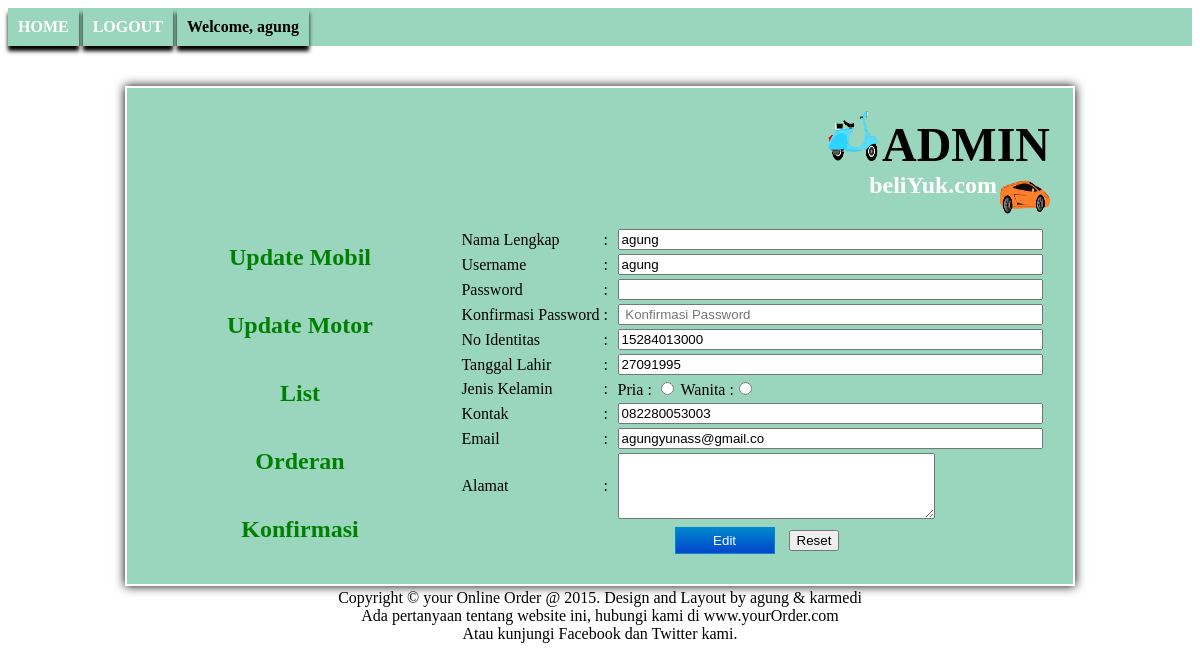
The app's page /Admin/haladmin.php?page=edit_user&username=agung (signed in) with its own data.
### tables this page shows
CREATE TABLE IF NOT EXISTS `akun_user` (
  `nama` varchar(20) NOT NULL,
  `username` varchar(20) NOT NULL,
  `Password` varchar(20) NOT NULL,
  `no_id` varchar(20) NOT NULL,
  `tgl_lahir` varchar(8) NOT NULL,
  `jenis_kelamin` varchar(10) NOT NULL,
  `kontak` varchar(15) NOT NULL,
  `email` varchar(20) NOT NULL,
  `alamat` varchar(100) NOT NULL
);

### Admin/edit_user.php (the view, shortened to what this page needs)
<?php
if(isset($_SESSION['login']))
{
	$query = "select * from akun_user where username='".$_GET['username']."'";
	$hasil = mysql_query($query) or die (mysql_error());
						if($hasil){
									$data = mysql_fetch_array($hasil);
?>
						<table border="0" align= "center">
						<form action="proses_edit.php" method="post">
						<tr>
									<td align="left">
										<label> Nama Lengkap</label>
									</td>
									<td width="10">:</td>
									<td>
										<input type="text" name="nama" value="<?php echo $data['nama']; ?>" size="50"><br>
									</td>
								</tr>
								<tr>
									<td align="left">
									<label> Username</label>
										</td>
										<td width="10">:</td>
									<td>
										<input type="text" name="username" value="<?php echo $data['username']; ?>" size="50"><br>
									</td>
								</tr>
								<tr>
									<td align="left">
									<label> Password</label>
										</td>
										<td width="10">:</td>
									<td>
										<input type="password" name="password" value="<?php echo $data['password']; ?>" size="50"><br>
									</td>
								</tr>
								<tr>
									<td align="left">
									<label> Konfirmasi Password</label>
										</td>
										<td width="10">:</td>
									<td>
										<input type="password" name="confirm" placeholder=" Konfirmasi Password " size="50"><br>
									</td>
								</tr>
								<tr>
									<td align="left">
									 <label> No Identitas </label><br>
									</td>
									<td width="10">:</td>
									<td>
									<input type="text" name="no_id" value="<?php echo $data['no_id']; ?>" size="50"><br>
									</td>
								</tr>
								<tr>
									<td align="left">
										<label>Tanggal Lahir </label>
									</td>
									<td width="10">:</td>
									<td>
									<input type="text" name="tgl_lahir" value="<?php echo $data['tgl_lahir']; ?>" size="50"><br>
									</td>
								</tr>
								<tr>
									<td align="left">
										<label>Jenis Kelamin </label>
									</td>
									<td width="10">:</td>
									<td>
										Pria : <input type="radio" name="jenis_kelamin" value="pria"> Wanita :<input type="radio" name="jeniskelamin" value="wanita"><br>
									</td>
								</tr>
								<tr>
									<td align="left">
									 <label> Kontak </label><br>
									</td>
									<td width="10">:</td>
									<td>
									<input type="text" name="kontak" value="<?php echo $data['kontak']; ?>" size="50"><br>
									</td>
								</tr>
								<tr>
									<td align="left">
									 <label>Email </label><br>
									</td>
									<td width="10">:</td>
									<td>
									<input type="text" name="email" value="<?php echo $data['email']; ?>" size="50"><br>
									</td>
								</tr>
									<tr>
									<td align="left">
									 <label>Alamat </label><br>
									</td>
									<td width="10">:</td>
									<td>
									<textarea name="alamat" rows="4" cols="37" value="<?php echo $data['alamat']; ?>" size="50"></textarea><br>
									</td>
								</tr>
						<tr>
							<td align="center" colspan="3">
								<input type="submit" value="Edit"></input>
								<input type="reset" value="Reset"></input>
							</td>
						</tr>
						</form>
					</table>
<?php
						}
						else {
							echo "<script> alert('edit gagal|!!'); window.history.back(); </script>";
						}
	}
else
{
	echo "<script> alert('anda belum login kaka !!'); window.history.back(); </script>";
}
?>

### Css/home.css (style rules this page uses)
input[type=submit] { background: linear-gradient(to bottom, #0088CC, #0044CC); border: 1px solid #0088CC; color: #FFF; margin: 4px 10px; padding: 5px; width: 100px; }

### records on screen
akun_user: nama "agung", username "agung", no_id "15284013000", tgl_lahir "27091995", kontak "082280053003", email "agungyunass@gmail.co"

### other values on screen
$_SESSION['username'] "agung"
